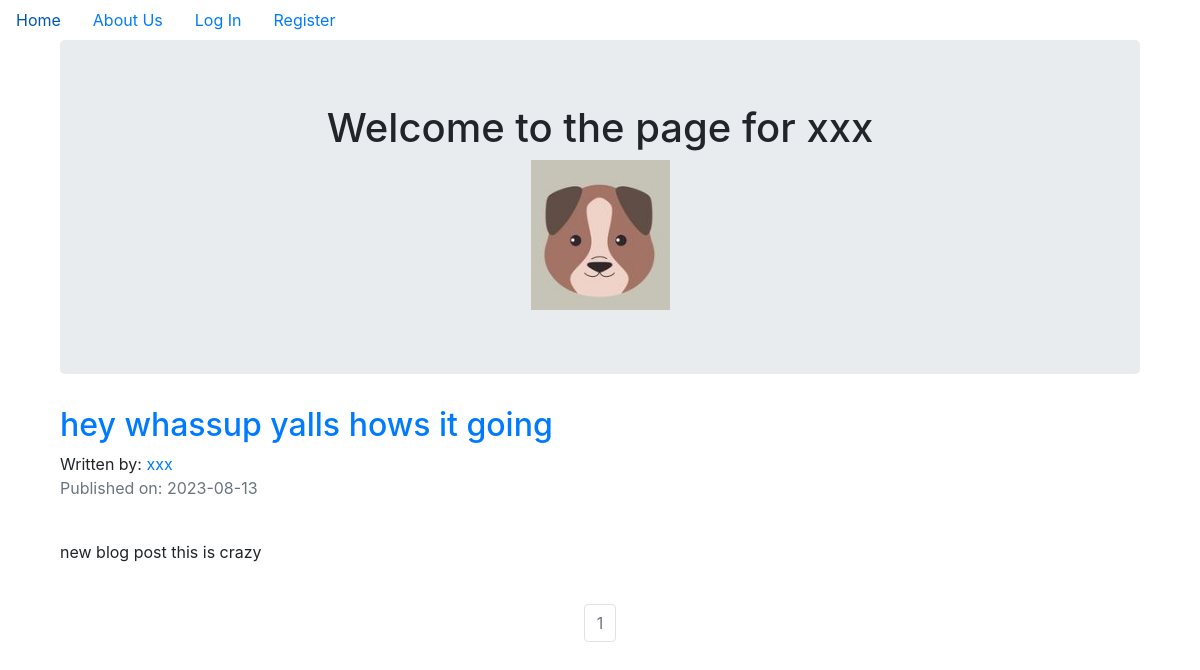
/xxx, run on the app's committed database.
### puppycompanyblog/models.py (models this page shows, shortened)
class User(db.Model, UserMixin):
    __tablename__ = 'users'
    id = db.Column(db.Integer, primary_key = True)
    profile_image = db.Column(db.String(20), nullable=False, default='default_profile.png')
    email = db.Column(db.String(64), unique=True, index=True)
    username = db.Column(db.String(64), unique=True, index=True)
    password_hash = db.Column(db.String(128))
    posts = db.relationship('BlogPost', backref='author', lazy=True)

class BlogPost(db.Model):
    users = db.relationship(User)
    id = db.Column(db.Integer, primary_key=True)
    user_id = db.Column(db.Integer, db.ForeignKey('users.id'), nullable=False)
    date = db.Column(db.DateTime, nullable=False, default=datetime.utcnow)
    title = db.Column(db.String(140), nullable=False)
    text = db.Column(db.Text, nullable=False)

### puppycompanyblog/users/views.py (the view)
@users.route("/<username>")
def user_posts(username):
    page = request.args.get('page', 1, type=int)
    user = User.query.filter_by(username=username).first_or_404()
    blog_posts = BlogPost.query.filter_by(author=user).order_by(BlogPost.date.desc()).paginate(page=page, per_page=5)
    return render_template('user_blog_posts.html', blog_posts=blog_posts, user=user)

### puppycompanyblog/templates/user_blog_posts.html (shortened to what this page needs)
{% extends "base.html" %}
{% block content %}
<div class="container">
  <div class="jumbotron">
    <div align='center'>
      <h1 >Welcome to the page for {{user.username}}</h1>
      <img align='center' src="{{ url_for('static', filename='profile_pics/' + user.profile_image) }}">
    </div>
  </div>
{% for post in blog_posts.items %}
          <h2><a href="{{ url_for('blog_posts.blog_post', blog_post_id=post.id) }}">{{ post.title }}</a></h2>
          Written by: <a href="{{ url_for('users.user_posts', username=post.author.username) }}">{{ post.author.username }}</a>
          <p class="text-muted">Published on: {{ post.date.strftime('%Y-%m-%d') }}</p>
          <br>
            <p>{{post.text}}</p>
          <br>
{% endfor %}
</div>
<nav aria-label="Page navigation example">
  <ul class="pagination justify-content-center">
    {% for page_num in blog_posts.iter_pages(left_edge=1, right_edge=1, left_current=1, right_current=2) %}
            {% if blog_posts.page == page_num %}
              <li class="page-item disabled">
                <a class="page-link" href="{{ url_for('users.user_posts', username=user.username, page=page_num) }}">{{ page_num }}</a></li>
            {% else %}
              <li class="page-item"><a class="page-link" href="{{ url_for('users.user_posts', username=user.username, page=page_num) }}">{{ page_num }}</a></li>
            {% endif %}
    {% endfor %}
</nav>
{% endblock content %}

### puppycompanyblog/templates/base.html (shortened to what this page needs)
<!DOCTYPE html>
<html>
  <head>
    <link rel="stylesheet" href="https://maxcdn.bootstrapcdn.com/bootstrap/4.0.0/css/bootstrap.min.css">
  </head>
  <body>
  <ul class="nav">
  <li class="nav-item">
    <a class="nav-link" href="{{ url_for('core.index') }}">Home</a>
  </li>
  <li class="nav-item">
    <a class="nav-link" href="{{ url_for('core.info') }}">About Us</a>
  </li>
    {% if current_user.is_authenticated %}
    <li class="nav-link"><a href="{{ url_for('users.logout') }}">Log Out</a></li>
    <li class="nav-link"><a href="{{ url_for('users.account') }}">Account</a></li>
    <li class="nav-link"><a href="{{ url_for('blog_posts.create_post') }}">Create Post</a></li>
    {% else %}
    <li class="nav-link"><a href="{{ url_for('users.login') }}">Log In</a></li>
    <li class="nav-link"><a href="{{ url_for('users.register') }}">Register</a></li>
    {% endif %}
</ul>
<div class="container">
  {% block content %}
  {% endblock %}
</div>
  </body>
</html>

### data on the page
User: username "xxx", profile_image (placeholder picture)
BlogPost: title "hey whassup yalls hows it going", author.username "xxx", date "2023-08-13", text "new blog post this is crazy"

### other printed values
{{ page_num }} "1"
